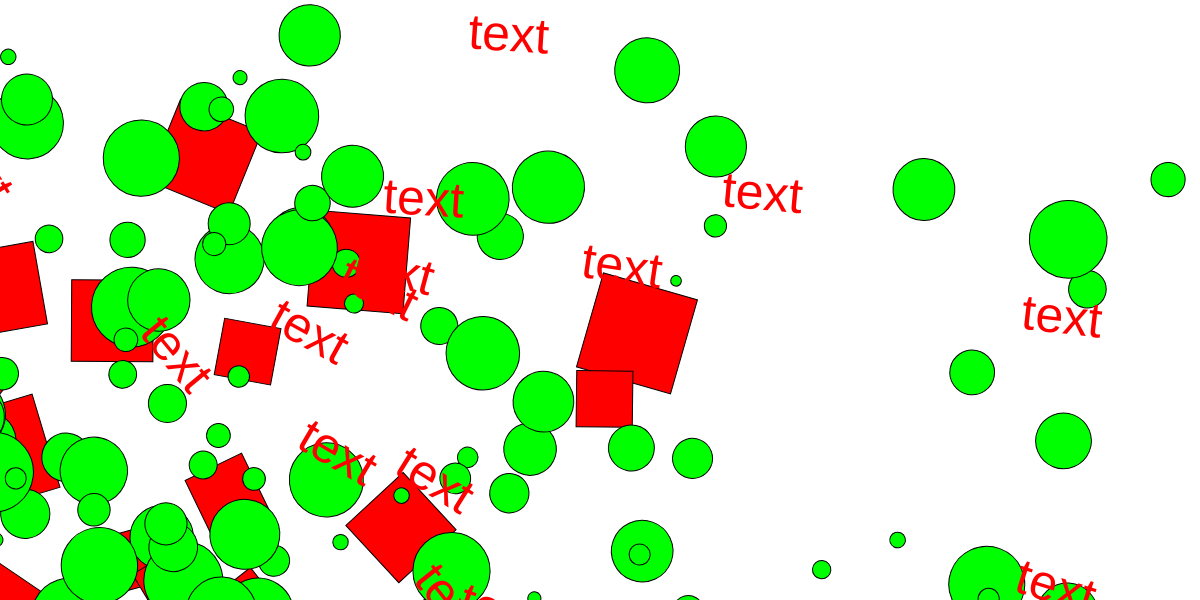
Frame 1 (no input)
Frame 60 (no input): identical to frame 1, image omitted
Frame 120 (the mouse pressed at the canvas centre since frame 60): identical to frame 1, image omitted

The p5.js sketch that drew this single still picture (run headless with seeded random() and noise() and a simulated clock; from frame 60 on, the mouse is pressed at the canvas centre):

// p5.js sketch
// ── sketch.js
let circles = [];
let rects = [];
let texts = [];

function setup() {
  createCanvas(windowWidth, 600);
  angleMode(DEGREES);
  rectMode(CENTER);
  
  
  for (let i = 0; i < 500; i++) {
    let x = random(width);
    let y = random(height);
    let r = random(10, 80);
    let rot = random(0, 180);
    let circle = new Circle(x, y, r, rot);
    circles.push(circle);
  }
    
    for (let c = 0; c < 100; c++) {
      let x = random(width);
      let y = random(height);
      let r = random(50, 100);
      let rot = random(0, 180);
      let rect = new Rect(x, y, r, rot);
      rects.push(rect);    
    }

        
    for (let n = 0; n < 50; n++) {
      let x = random(width);
      let y = random(height);
      let rot = random(0, 180);
      let text = new Text(x, y, rot);
      texts.push(text);    
    }
    
  }



function draw() {
  background(255);

  for (let rect of rects){
    rect.display();
  }
  
  for (let circle of circles){
    circle.display();
  }

  for (let text of texts){
    text.display();
  }




  // fill(255, 0, 0);
  // textSize(50);
  // text('x', 600, 200);
}

class Circle{
  constructor(x, y, r, rot){
    this.x = x;
    this.y = y;
    this.r = r;    
    this.rot = rot;

  }
  display(){  
    push();
    rotate(this.rot);  
    fill(0, 255, 0);
    circle(this.x, this.y, this.r);
    pop();

  } 
}


class Rect{
  constructor(x, y, r, rot){
    this.x = x;
    this.y = y; 
    this.r = r;
    this.rot = rot;
  }
  display(){ 
    push();  
    rotate(this.rot);  
    fill(255, 0, 0);
    rect(this.x, this.y, this.r, this.r);
    pop();
  } 
}


class Text{
  constructor(x, y, rot){
    this.x = x;
    this.y = y; 
    this.rot = rot;
  }
  display(){   
    push();
    rotate(this.rot);
    textSize(50);
    //text('x', 200, 200);
    fill(255, 0, 0);
    text('text', this.x, this.y);
    pop();
  } 
}


// ── style.css
html, body {
  margin: 0;
  padding: 0;
}

canvas {
  display: block;
}

p {
  font-family: 'Inter', sans-serif;

}
